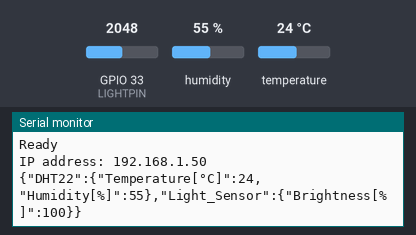
Simulated run of this program. Board: ESP32. Parts: the last lines printed to the serial monitor. The test bench sets the inputs (shaded band); at power-on: humidity 55 %, GPIO 33 (LIGHTPIN) = 2048, temperature 24 °C. WiFi joins after 1.5 s; servers stay silent unless stated; uploads are accepted with an empty reply.

Above: at 2.7 s.
2.8 s: humidity set to 22 %
At 2.8 s:
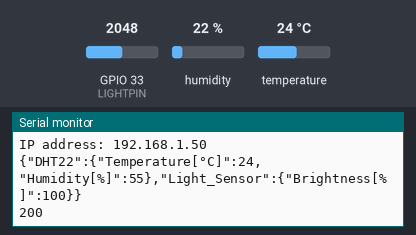
4.3 s: GPIO 33 (LIGHTPIN) set to 1228
At 5.4 s:
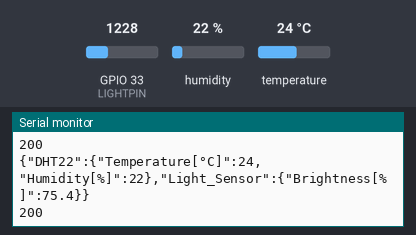
5.8 s: temperature set to 12 °C
At 7.1 s:
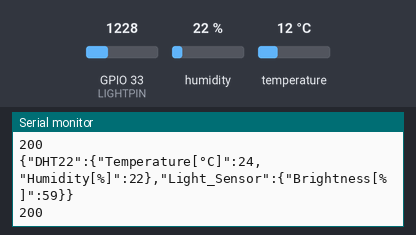
7.3 s: GPIO 33 (LIGHTPIN) set to 960
At 8.3 s:
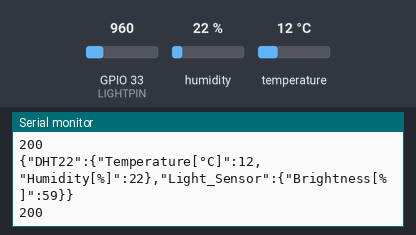
8.8 s: humidity set to 40 %
At 9.6 s:
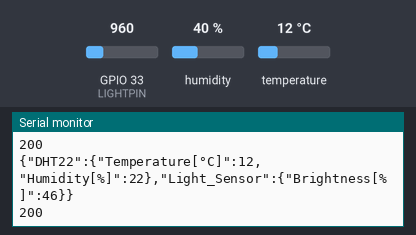
Timing chart, 0 to 11.3 s (numbered marks = the images above; inputs shaded):
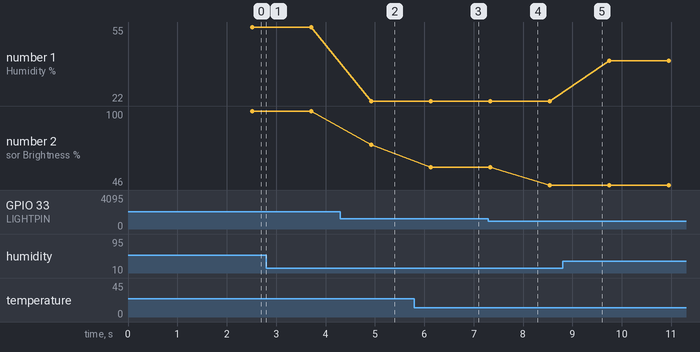

Measured:
- after the input at 4.3 s, the serial monitor: prints a new line after 0.62 s (image 2)
- plotted number 1: 22 → 40 after the input at 8.8 s
- plotted number 2: 100 → 75.4 after the input at 4.3 s, 59 → 46 after the input at 7.3 s

The program:

main.cpp
```cpp
#include <Arduino.h>
#include <ArduinoJson.h>
#include <WiFi.h>
#include <ESPmDNS.h>
#include <WiFiUdp.h>
#include <ArduinoOTA.h>
#include <HTTPClient.h>
#include <Wire.h>
#include <SPI.h>
#include "DHT.h"

#define DHTPIN 15     // Digital pin connected to the DHT sensor
#define DHTTYPE DHT22   // DHT 22  (AM2302), AM2321
DHT dht;


#define LIGHTPIN 33
int lightTotal, lightAvg;
int counter = 0;
int max_val = 551, min_val = 0;

const char* ssid = "PrivatNettverk";
const char* password = "Plechavicius1652";

uint32_t timeCheck0, timeCheck1;

StaticJsonDocument<JSON_OBJECT_SIZE(5)> doc;

void setup() {
    Serial.begin(115200);
    Serial.println("Booting");

    while (!Serial) continue;

    dht.setup(DHTPIN);

    // Setting up WIFI
    WiFi.mode(WIFI_STA);
    WiFi.begin(ssid, password);
    while (WiFi.waitForConnectResult() != WL_CONNECTED) {
        Serial.println("Connection Failed! Rebooting...");
        delay(5000);
        ESP.restart();
    }

    // Port defaults to 3232
    // ArduinoOTA.setPort(3232);

    // Hostname defaults to esp3232-[MAC]
    // ArduinoOTA.setHostname("myesp32");

    // No authentication by default
    // ArduinoOTA.setPassword("admin");

    // Password can be set with it's md5 value as well
    // MD5(admin) = 21232f297a57a5a743894a0e4a801fc3
    // ArduinoOTA.setPasswordHash("21232f297a57a5a743894a0e4a801fc3");

    ArduinoOTA
        .onStart([]() {
            String type;
            if (ArduinoOTA.getCommand() == U_FLASH)
                type = "sketch";
            else // U_SPIFFS
                type = "filesystem";

            // NOTE: if updating SPIFFS this would be the place to unmount SPIFFS using SPIFFS.end()
            Serial.println("Start updating " + type);
        })
        .onEnd([]() {
            Serial.println("\nEnd");
        })
        .onProgress([](unsigned int progress, unsigned int total) {
            Serial.printf("Progress: %u%%\r", (progress / (total / 100)));
        })
        .onError([](ota_error_t error) {
            Serial.printf("Error[%u]: ", error);
            if (error == OTA_AUTH_ERROR) Serial.println("Auth Failed");
            else if (error == OTA_BEGIN_ERROR) Serial.println("Begin Failed");
            else if (error == OTA_CONNECT_ERROR) Serial.println("Connect Failed");
            else if (error == OTA_RECEIVE_ERROR) Serial.println("Receive Failed");
            else if (error == OTA_END_ERROR) Serial.println("End Failed");
        });

    ArduinoOTA.begin();

    Serial.println("Ready");
    Serial.print("IP address: ");
    Serial.println(WiFi.localIP());


    timeCheck0 = millis();
    timeCheck1 = millis();
}

void loop() {
    ArduinoOTA.handle();

	if (millis() - timeCheck0 > 200) {
	    int lightRead = analogRead(LIGHTPIN);
	    if (lightRead > max_val) max_val = lightRead;
		else if (lightRead < min_val) min_val = lightRead;
		lightRead = map(lightRead, min_val, max_val, 0, 100);

		lightTotal += lightRead;

		counter += 1;
		timeCheck0 = millis();
	}

    if (millis() - timeCheck1 > 1000) {
        if(WiFi.status() != WL_CONNECTED) {
        	Serial.println("Error in WiFi connection");						//Check WiFi connection status
        	return;        }

    	String stringy;

		JsonObject root = doc.to<JsonObject>();

		JsonObject docDHT22 = root.createNestedObject("DHT22");
		docDHT22["Temperature[°C]"] = dht.getTemperature();
        docDHT22["Humidity[%]"] = dht.getHumidity();

        JsonObject docLX = root.createNestedObject("Light_Sensor");
        docLX["Brightness[%]"] = (lightTotal / 1.0) / counter;
        lightTotal = 0;
        counter = 0;

        serializeJson(root, stringy);

    	Serial.println(stringy);

        HTTPClient http;

        http.begin("http://88.91.42.155/post-test");    					//Specify destination for HTTP request
        http.addHeader("Content-Type", "application/json");                 //Specify content-type header

        int httpResponseCode = http.POST(stringy);     						//Send the actual POST request		Serial.println(stringy);

 		if(httpResponseCode>0){
            String response = http.getString();								//Get the response to the request

            Serial.println(httpResponseCode);								//Print return code
            Serial.println(response);										//Print request answer
        } else {
            Serial.print("Error on sending POST: ");
            Serial.println(httpResponseCode);
        }
	http.end();    //Free resources
    timeCheck1 = millis();
	}
}
```
